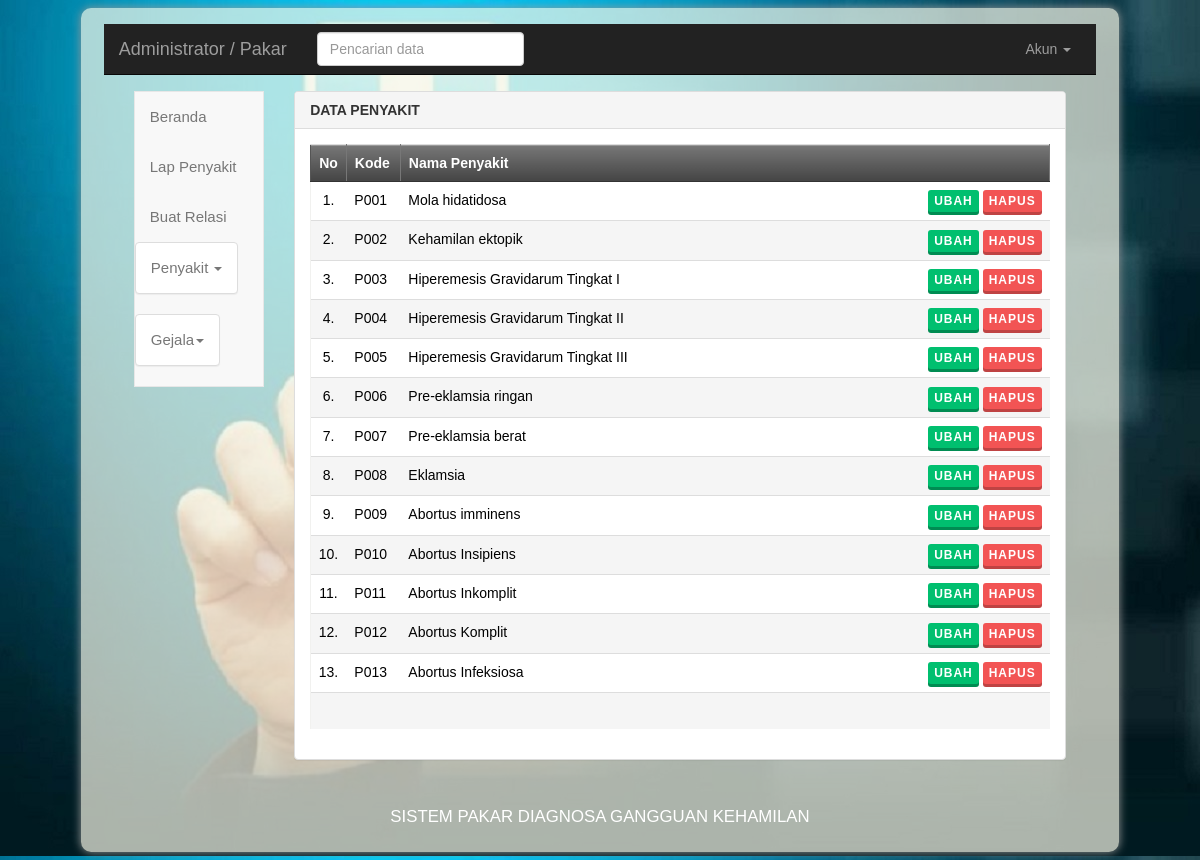
The app's page /pakar/PenyakitTampil.php (signed in) with its own data.
### tables this page shows
CREATE TABLE `penyakit` (
  `kd_penyakit` varchar(4) NOT NULL,
  `nm_penyakit` varchar(60) NOT NULL,
  `keterangan` mediumtext NOT NULL,
  `solusi` mediumtext NOT NULL
);

### pakar/PenyakitTampil.php (the view, shortened to what this page needs)
<?php
include "../lib/inc.koneksidb.php";
?>
<!DOCTYPE html>
<html>
<head>
    <link rel="stylesheet" type="text/css" href="../css/style.css" />
    <link rel="stylesheet" type="text/css" href="../css/buttons.css" />
</head>
<body>
  <div class="container-fluid">
    <div class="isi"><br>
<nav class="navbar navbar-inverse navbar-static-top">
    <div class="container-fluid">
    <div class="navbar-header">
      <a class="navbar-brand" href="#">
        Administrator / Pakar
      </a>
    </div>
    <div class="collapse navbar-collapse" id="bs-example-navbar-collapse-1">
      <div class="navbar-form navbar-left">
        <div class="form-group">
          <input id="search" type="search" class="form-control" placeholder="Pencarian data">
        </div>
    </div>
      <ul class="nav navbar-nav navbar-right">
        <li class="dropdown">
          <a href="#" class="dropdown-toggle" data-toggle="dropdown" role="button" aria-expanded="false">
            Akun
            <span class="caret"></span></a>
          </li>
        </ul>
      </div>
    </div>
  </nav> </br>
  <div class="container-fluid main-container">
      <div class="col-md-2 sidebar">
        <div class="row">
   <div class="collapse navbar-collapse" id="bs-example-navbar-collapse-2">
  <div class="side-menu">
    <nav class="navbar navbar-default" role="navigation">
      <div class="side-menu-container">
        <ul class="nav navbar-nav">
          <li><a href="index.php">Beranda</a></li>
          <li><a href="LapPenyakitSemua.php">Lap Penyakit</a></li>
          <li><a href="RelasiAddPilih.php">Buat Relasi</a></li>
          <li class="panel panel-default" id="dropdown">
            <a data-toggle="collapse" href="#dropdown-penyakit">
             Penyakit <span class="caret"></span>
            </a>
          </li>
          <li class="panel panel-default" id="dropdown">
            <a data-toggle="collapse" href="#dropdown-gejala">
             Gejala<span class="caret"></span>
            </a>
          </li>
        </ul>
      </div>
    </nav>
  </div>
</div>
  </div>
</div>
      <div class="col-md-10 content">
          <div class="panel panel-default">
  <div class="panel-heading">
<b>DATA PENYAKIT</b>
  </div>
  <div class="panel-body">
    <table class="table table-striped" id="table">
   <tr>
    <th width="28" >No</th>
    <th width="54">Kode</th>
    <th width="400" colspan="2" >Nama Penyakit</th>
  </tr>
  <?php
  $sql = "SELECT * FROM penyakit ORDER BY kd_penyakit";
  $qry = mysql_query($sql, $koneksi) or die ("SQL Error".mysql_error());
  $no = 0;
  while ($data=mysql_fetch_array($qry)) {
  $no++;
  ?>
  <tr >
    <td align="center"><?php echo $no; ?>.</td>
    <td><?php echo $data['kd_penyakit']; ?></td>
    <td><?php echo $data['nm_penyakit']; ?></td>
    <td align="right">
    <a class="btn btn-xs btn-success raised" href="PenyakitEditFm.php?kdubah=<?php echo $data['kd_penyakit']; ?>" target="_self">Ubah</a>
    <a class="btn btn-xs btn-danger raised" href="PenyakitHapus.php?kdhapus=<?php echo $data['kd_penyakit']; ?>" target="_self">Hapus</a></td>
  </tr>
  <?php
  }
  ?>
  <tr>
    <td>&nbsp;</td>
    <td>&nbsp;</td>
    <td>&nbsp;</td>
    <td>&nbsp;</td>
  </tr>
</table>
</div>
</div>
      </div>
    </div>
<div class="bawah"><div class="copy">
            <p> Sistem Pakar Diagnosa Gangguan Kehamilan</p>
        </div>
    </div>
</div>
</div>
</body>
</html>

### css/buttons.css (style rules this page uses)
.btn { padding: 14px 24px; border: 0 none; font-weight: 700; letter-spacing: 1px; text-transform: uppercase; }
.btn-success { background: #00bf6f; color: #ffffff; }
.btn-danger { background: #f25454; color: #ffffff; }
.btn-success.raised { box-shadow: 0 3px 0 0 #008c52; }
.btn-danger.raised { box-shadow: 0 3px 0 0 #bf4343; }
.btn-xs, .btn-group-xs > .btn { padding: 2px 6px; }

### records on screen
penyakit: kd_penyakit "P001", nm_penyakit "Mola hidatidosa"
penyakit: kd_penyakit "P002", nm_penyakit "Kehamilan ektopik"
penyakit: kd_penyakit "P003", nm_penyakit "Hiperemesis Gravidarum Tingkat I"
penyakit: kd_penyakit "P004", nm_penyakit "Hiperemesis Gravidarum Tingkat II"
penyakit: kd_penyakit "P005", nm_penyakit "Hiperemesis Gravidarum Tingkat III"
penyakit: kd_penyakit "P006", nm_penyakit "Pre-eklamsia ringan"
penyakit: kd_penyakit "P007", nm_penyakit "Pre-eklamsia berat"
penyakit: kd_penyakit "P008", nm_penyakit "Eklamsia"
penyakit: kd_penyakit "P009", nm_penyakit "Abortus imminens"
penyakit: kd_penyakit "P010", nm_penyakit "Abortus Insipiens"
penyakit: kd_penyakit "P011", nm_penyakit "Abortus Inkomplit"
penyakit: kd_penyakit "P012", nm_penyakit "Abortus Komplit"
penyakit: kd_penyakit "P013", nm_penyakit "Abortus Infeksiosa"
